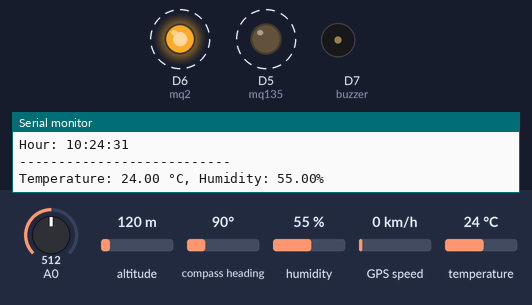
A sketch run on a simulated ESP8266 (NodeMCU). On the bench: output pins drawn as LEDs (lit = HIGH), buzzer (waves = sounding), the last lines printed to the serial monitor. Dashed ring = blinking. Inputs (shaded band) come from the test bench; at power-on: temperature 24 °C, A0 = 512, altitude 120 m, compass heading 90°, humidity 55 %, GPS speed 0 km/h. WiFi joins after 1.5 s; servers stay silent unless stated; the GPS gets a fix after 3 s at 37.7749, -122.4194 with 8 satellites.

Above: at 3.0 s.
3.1 s: temperature set to 34 °C
6.1 s: temperature set to 37 °C
At 9.1 s:
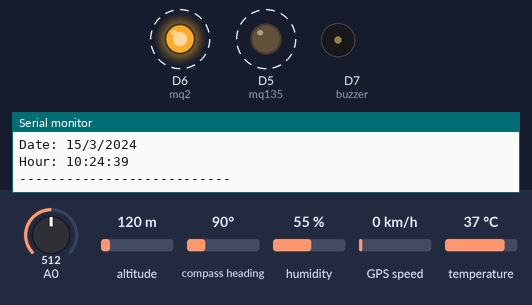
11.4 s: temperature set to 12 °C
At 13.3 s:
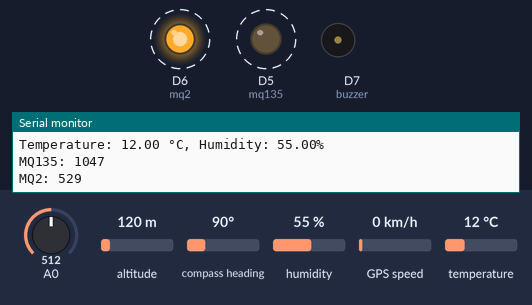
18.1 s: temperature set to 41 °C
At 19.3 s:
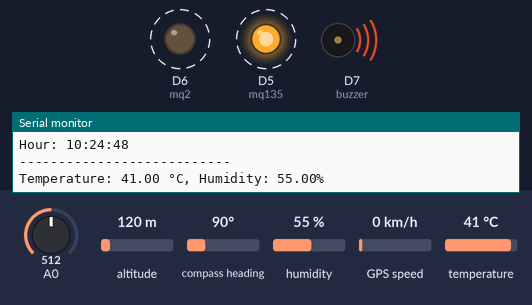
Timing chart, 0 to 24.4 s (numbered marks = the images above; inputs shaded):
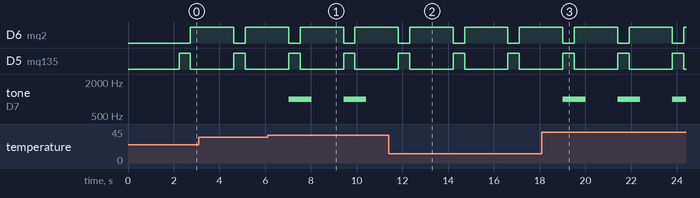

Measured:
- the behaviour switches between 35 and 36 °C on temperature (found by bisection; images 0 and 1)
- after the input at 6.1 s, tone on D7 (buzzer): alternates 1000 Hz for 1.0 s and silent for 1.4 s, starting after 0.93 s
- after the input at 11.4 s, tone on D7 (buzzer): stops changing and stays silent
- after the input at 18.1 s, tone on D7 (buzzer): alternates 1000 Hz for 1.0 s and silent for 1.4 s, starting after 0.91 s
- by itself, D6 (mq2): alternates HIGH for 1.9 s and LOW for 0.50 s
- by itself, D5 (mq135): alternates HIGH for 0.50 s and LOW for 1.9 s

The sketch:

main.ino
```cpp
// Link your Blynk authorization token to your project

#define BLYNK_TEMPLATE_ID "TMPL3FTvHOEgF"
#define BLYNK_TEMPLATE_NAME "Smart Helmet"
#define BLYNK_AUTH_TOKEN "6wM3rhyJ-EYvcCJdO-GCDKcapm0gS-jr"

#include <TinyGPS++.h>
#include <SoftwareSerial.h>
#include <ESP8266WiFi.h>
#include <WiFiClient.h>
#include <ESP8266WebServer.h>
#include <BlynkSimpleEsp8266.h>
#include <DHT.h>
#include "index.h"

char auth[] = BLYNK_AUTH_TOKEN;

#define M_PI 3.14159265358979323846264338327950288
#define rxGPS 4
#define txGPS 5

// Coordinates to create the geofence

const double fences[1][10][2] = {{{17.529188, 78.361845},
                                  {17.529840, 78.361919},
                                  {17.529934, 78.362197},
                                  {17.530624, 78.362507},
                                  {17.530832, 78.363043},
                                  {17.530999, 78.363451},
                                  {17.530924, 78.363976},
                                  {17.529248, 78.363288},
                                  {17.529101, 78.362858},
                                  {17.529040, 78.362489},}
};

/*Variables to store AP credentials*/
String ssid = "AndroidAP";
String password = "87654321";

//change the wifi ID PASS
char ssid1[] = "AndroidAP";
char password1[] = "87654321";

int WiFiConnectMode = 1; /* 0: smart config; 1: hard code*/

double latitude, longitude;
int sat;
String date;
char lati[12];
char longi[12];
int targetStatus;
int fence;
char cumulativeAngle[12];
int deviceStatus = 0;

int buzzer  = D7;

int mq135 = 14;
int mq2 = 12;
int mq135_data=0;
int mq2_data=0;

DHT dht(D4, DHT11);

SoftwareSerial gpsSerial(rxGPS, txGPS);
TinyGPSPlus gps;
ESP8266WebServer gpsServer(80);

void connectWifi();
void updateLatLon();
void pip();
void handleRoot();
void fenceSelect();
void gps_data();

int mq135_read(){
  digitalWrite(mq135, HIGH);
  digitalWrite(mq2, LOW);
  return analogRead(0);
}

int mq2_read(){
  digitalWrite(mq135, LOW);
  digitalWrite(mq2, HIGH);
  return analogRead(0);
}


void setup(){
    Serial.begin(9600);
    gpsSerial.begin(9600);
    connectWifi();

    gpsServer.on("/", handleRoot);
    gpsServer.on("/status", fenceSelect);
    gpsServer.on("/values", gps_data);
    gpsServer.begin();
    pinMode(mq135, OUTPUT);
    pinMode(mq2, OUTPUT);
    // pinMode(buzzer, OUTPUT);
    //Start the Blynk connection
    Blynk.begin(auth,ssid1,password1);

    //Initialize the DHT sensor
    dht.begin();
}


void loop(){


    while (gpsSerial.available()){

        deviceStatus = 1;
        updateLatLon();
        pip();
        gpsServer.handleClient();

    }

    double temp = dht.readTemperature();
    double hum  = dht.readHumidity();

    //change the threshold according to your usage
    if(temp>35){
      tone(buzzer, 1000, 1000);
      Blynk.logEvent("temperature_alert", "Temperature above 30 degrees.");
    }else
    noTone(buzzer);

  //Print the sensor data on the serial monitor
    Serial.print("Temperature: ");
    Serial.print(temp);
    Serial.print(" °C, Humidity: ");
    Serial.print(hum);
    Serial.println("% ");
    mq135_data = mq135_read();
    int mq135_calibrated = mq135_data*2+23;
    if(mq135_calibrated > 500){
      Blynk.logEvent("aqi_alert","AQI Level above 500ppm.");
    }
    delay(500);
    mq2_data = mq2_read();
    int mq2_calibrated = mq2_data + 17;
    if(mq2_calibrated > 500){
      Blynk.logEvent("methane_gas_alert","High Concentration in Methane Gas.");
    }
    delay(500);
    Serial.print("MQ135: ");


    Serial.print(mq135_calibrated);


    Serial.print("\nMQ2: ");
    Serial.print(mq2_calibrated);

    Blynk.virtualWrite(V0, temp);
    Blynk.virtualWrite(V1, hum);
    Blynk.virtualWrite(V3, mq135_calibrated);
    Blynk.virtualWrite(V4, mq2_calibrated);
    gpsServer.handleClient();
    delay(1000);
}

void connectWifi(){
    if(WiFiConnectMode == 0){
        // Operate the ESP12E in wifi station mode for smart config
        WiFi.mode(WIFI_STA);

        // Begin the smart configuration to get the Access Point credentials
        WiFi.beginSmartConfig();
        Serial.println("------------------------------------------------");
        Serial.print("Waiting for SmartConfig ");
        while (!WiFi.smartConfigDone()) {
            delay(250);
            Serial.print(".");
        }
        Serial.println();
        Serial.println("SmartConfig done.");

        // Print the AP credentials to the serial monitor
        ssid = WiFi.SSID();
        password = WiFi.psk();
        Serial.println("------------------------------------------------");
        Serial.print("Acesspoint SSID : ");
        Serial.println(ssid);
        Serial.print("Acesspoint password : ");
        Serial.println(password);
        Serial.println("------------------------------------------------");

        // Connect the ESP12E to the AP
        Serial.print("Connecting to Access Point ");
        while (WiFi.status() != WL_CONNECTED) {
            delay(100);
            Serial.print(".");
        }
        Serial.println();
        Serial.println("Connected.");
        Serial.println("------------------------------------------------");
        Serial.print("IP Address: ");
        Serial.println(WiFi.localIP());
        Serial.println("------------------------------------------------");
    }
    else{
        String ssid = "AndroidAP"; //Access point ssid
        String password = "87654321"; //Access point password
        WiFi.begin(ssid,password);
        Serial.println("------------------------------------------------");
        Serial.print("Connecting to Access Point ");
        while (WiFi.status() != WL_CONNECTED) {
            delay(500);
            Serial.print(".");
        }
        Serial.println("");
        Serial.print("Connected to ");
        Serial.println(ssid);
        Serial.print("IP address: ");
        Serial.println(WiFi.localIP());
        Serial.println("------------------------------------------------");
    }
}

void updateLatLon(){
    if (gps.encode(gpsSerial.read()))
    {
      sat = gps.satellites.value();
      latitude = gps.location.lat();
      longitude = gps.location.lng();
      dtostrf(latitude,9,7,lati);
      dtostrf(longitude,9,7,longi);
      Serial.print("SATS: ");
      Serial.println(sat);
      Serial.print("LAT: ");
      Serial.println(latitude,6);
      Serial.print("LONG: ");
      Serial.println(longitude,6);
      Serial.print("ALT: ");
      Serial.println(gps.altitude.meters());
      Serial.print("SPEED: ");
      Serial.println(gps.speed.mps());

      Serial.print("Date: ");
      date = String(gps.date.day())+"/"+gps.date.month()+"/"+gps.date.year();
      Serial.println(date);

      Serial.print("Hour: ");
      Serial.print(gps.time.hour()); Serial.print(":");
      Serial.print(gps.time.minute()); Serial.print(":");
      Serial.println(gps.time.second());
      Serial.println("---------------------------");
      delay(100);
    }
}

void pip(){
    int fenceSize = sizeof(fences[fence - 1])/sizeof(fences[fence - 1][0]);
    double vectors[fenceSize][2];
    for(int i = 0; i < fenceSize; i++){
        vectors[i][0] = fences[fence - 1][i][0] - latitude;
        vectors[i][1] = fences[fence - 1][i][1] - longitude;
    }
    double angle = 0;
    double num, den;
    for(int i = 0; i < fenceSize; i++){
        num = (vectors[i%fenceSize][0])*(vectors[(i+1)%fenceSize][0])+ (vectors[i%fenceSize][1])*(vectors[(i+1)%fenceSize][1]);
        den = (sqrt(pow(vectors[i%fenceSize][0],2) + pow(vectors[i%fenceSize][1],2)))*(sqrt(pow(vectors[(i+1)%fenceSize][0],2) + pow(vectors[(i+1)%fenceSize][1],2)));
        angle = angle + (180*acos(num/den)/M_PI);
    }
    dtostrf(angle,9,7,cumulativeAngle);
    if(angle > 355 && angle < 365)
        targetStatus = 1;
    else
        targetStatus = 0;
}

void handleRoot(){
    String s = webpage;
    gpsServer.send(200, "text/html", s);
}

void fenceSelect(){
    fence = gpsServer.arg("fenceValue").toInt();
    gpsServer.send(200, "text/plane", String(fence));
}

void gps_data(){
    String payload = String(sat) + "#" + date + "#" + lati + "#" + longi;
    if(targetStatus == 0){
        payload = payload + "#outside";
      Blynk.logEvent("miner_in_unsafe_location", "Miner is outside the safe area. Check Location");
    }
    else
        payload = payload + "#inside";
    payload = payload + "#" + cumulativeAngle;
    if(deviceStatus == 0)
        payload = payload + "#offline";
    else
        payload = payload + "#online";
    gpsServer.send(200, "text/plane", payload);
}
```

index.h
```cpp
const char webpage[] PROGMEM = R"=====(
<!DOCTYPE html>
<html>
  <style type="text/css">
    body {
        background-image: url('https://images.unsplash.com/photo-1488866022504-f2584929ca5f?auto=format&fit=crop&w=1486&q=80&ixid=dW5zcGxhc2guY29tOzs7Ozs%3D');
        background-size: cover;
        margin: 0;
        background-repeat: no-repeat;
        background-position: 0 0;
        transition: 2s cubic-bezier(0.645, 0.045, 0.355, 1);
        color :white;
    }

    hr {
        visibility: visible;
        border: 0;
        height: 1px;
        background-image: linear-gradient(to right, rgba(255, 255, 255, 0), rgba(255, 255, 255, 0.75), rgba(255, 255, 255, 0));
    }

    .button {
      background-color: rgba(55, 72, 87, 0.8);
      border: none;
      color: white;
      padding: 12px 20px;
      text-align: center;
      text-decoration: none;
      display: inline-block;
      border-radius: 12px;
      font-size: 16px;
    }
  </style>

  <body style="background-color: #ffffff ; font-family:verdana">

    <center>
      <p>Device Status <span id = "Device_status" style="color : rgba(0, 255, 106, 0.857);">offline</span></p>
      <hr style = "width: 70%;">
      <h1>Dashboard</h1>
      <hr style = "width: 70%;">
      <div>
        <button class="button" onclick="send(1)">Fence 1</button>
        <button class="button" onclick="send(2)">Fence 2</button>
        <p>Selected Fence: <span id="fence_id">0</span><br></p>
      </div>
      <hr style = "width: 40%;">
      <div style="background-color: rgba(89, 154, 211, 0.3);; width: 30%; border-radius: 12px;">
          <table style="text-align: center; " >
              <tr>
                  <th style="padding: 0 20px 0 20px;">Date</th>
                  <th style="padding: 0 20px 0 20px;">No.of Sats</th>
              </tr>
              <tr>
                  <td><span id="date">0</span><br></td>
                  <td><span id="sats">0</span><br></td>
              </tr>
          </table>
      </div>
      <hr style = "width: 40%;">
      <div>
        <div style="background-color: rgba(89, 154, 211, 0.3); display: inline-block; width: 10%; border-radius: 12px;">
            <table style="text-align: center; " >
                <tr>
                    <th>Latitude</th>
                </tr>
                <tr>
                    <td><span id="lat_val">0</span><br></td>
                </tr>
                <tr>
                    <th>Longitude</th>
                </tr>
                <tr>
                    <td><span id="lon_val">0</span><br></td>
                </tr>
            </table>
          </div>
          <div style="background-color: rgba(89, 154, 211, 0.3); display: inline-block; width: 15%; border-radius: 12px;">
            <table style="text-align: center; " >
                <tr>
                    <th>Target Status</th>
                </tr>
                <tr>
                    <td><span id="target_status">0</span><br></td>
                </tr>
                <tr>
                    <th>Cumulative Angle</th>
                </tr>
                <tr>
                    <td><span id="angle">0</span><br></td>
                </tr>
            </table>
          </div>
      </div>
      <hr style = "width: 70%;">
      <script>
        function send(fence_val) {
          var xhttp = new XMLHttpRequest();
          xhttp.onreadystatechange = function() {
            if (this.readyState == 4 && this.status == 200) {
              document.getElementById("fence_id").innerHTML = this.responseText;
            }
          };
          xhttp.open("GET", "status?fenceValue="+fence_val, true);
          xhttp.send();
        }

        setInterval(function() {getData();}, 2000);

        function getData() {
          var xhttp = new XMLHttpRequest();
          xhttp.onreadystatechange = function() {
            if (this.readyState == 4 && this.status == 200) {
              const data = this.responseText.split("#");
              document.getElementById("date").innerHTML = data[1];
              document.getElementById("sats").innerHTML = data[0];
              document.getElementById("lat_val").innerHTML = data[2];
              document.getElementById("lon_val").innerHTML = data[3];
              document.getElementById("target_status").innerHTML = data[4];
              document.getElementById("angle").innerHTML = data[5];
              document.getElementById("Device_status").innerHTML = data[6];
            }
          };
          xhttp.open("GET", "values", true);
          xhttp.send();
        }
      </script>
    </center>
  </body>
</html>
)=====";
```
